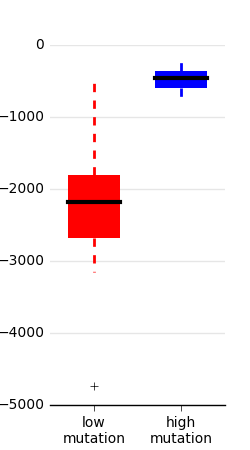

Write Python code to recreate this figure.
import glob
from pylab import *

# import brewer2mpl
# bmap = brewer2mpl.get_map('Set2', 'qualitative', 7)
# colors = bmap.mpl_colors
colors = ['red','blue','red','blue','red','blue','red','blue','red','blue']
params = {
    'axes.labelsize': 8,
    'text.fontsize': 8,
    'legend.fontsize': 10,
    'xtick.labelsize': 10,
    'ytick.labelsize': 10,
    'text.usetex': False,
    'figure.figsize': [2.5, 4.5]
}
rcParams.update(params)

def load(dir):
    f_list = glob.glob(dir + '/*/*/bestfit.dat')
    num_lines = sum(1 for line in open(f_list[0]))
    i = 0;
    data = np.zeros((len(f_list), num_lines)) 
    for f in f_list:
        data[i, :] = np.loadtxt(f)[:,1]
        i += 1
    return data

data_low_mut = load('data/low_mut')
data_high_mut = load('data/high_mut')
low_mut_100 = data_low_mut[:, 100]
high_mut_100 =  data_high_mut[:, 100]

fig = figure()
ax = fig.add_subplot(111)

bp = ax.boxplot([low_mut_100, high_mut_100], notch=0, sym='b+', vert=1, whis=1.5, 
             positions=None, widths=0.6)


for i in range(len(bp['boxes'])):
    box = bp['boxes'][i]
    box.set_linewidth(0)
    boxX = []
    boxY = []
    for j in range(5):
        boxX.append(box.get_xdata()[j])
        boxY.append(box.get_ydata()[j])
        boxCoords = zip(boxX,boxY)
        boxPolygon = Polygon(boxCoords, facecolor = colors[i % len(colors)], linewidth=0)
        ax.add_patch(boxPolygon)

for i in range(0, len(bp['boxes'])):
    bp['boxes'][i].set_color(colors[i])
    # we have two whiskers!
    bp['whiskers'][i*2].set_color(colors[i])
    bp['whiskers'][i*2 + 1].set_color(colors[i])
    bp['whiskers'][i*2].set_linewidth(2)
    bp['whiskers'][i*2 + 1].set_linewidth(2)
    # top and bottom fliers
    # bp['fliers'][i * 2].set(markerfacecolor=colors[i],
    #                 marker='o', alpha=0.75, markersize=6,
    #                 markeredgecolor='none')
    # bp['fliers'][i * 2 + 1].set(markerfacecolor=colors[i],
    #                 marker='o', alpha=0.75, markersize=6,
    #                 markeredgecolor='none')
    bp['medians'][i].set_color('black')
    bp['medians'][i].set_linewidth(3)
    # and 4 caps to remove
    for c in bp['caps']:
        c.set_linewidth(0)


ax.spines['top'].set_visible(False)
ax.spines['right'].set_visible(False)
ax.spines['left'].set_visible(False)
ax.get_xaxis().tick_bottom()
ax.get_yaxis().tick_left()
ax.tick_params(axis='x', direction='out')
ax.tick_params(axis='y', length=0)

ax.grid(axis='y', color="0.9", linestyle='-', linewidth=1)
ax.set_axisbelow(True)

ax.set_xticklabels(['low\nmutation','high\nmutation'])

fig.subplots_adjust(left=0.2)


savefig('boxplot4.png')
